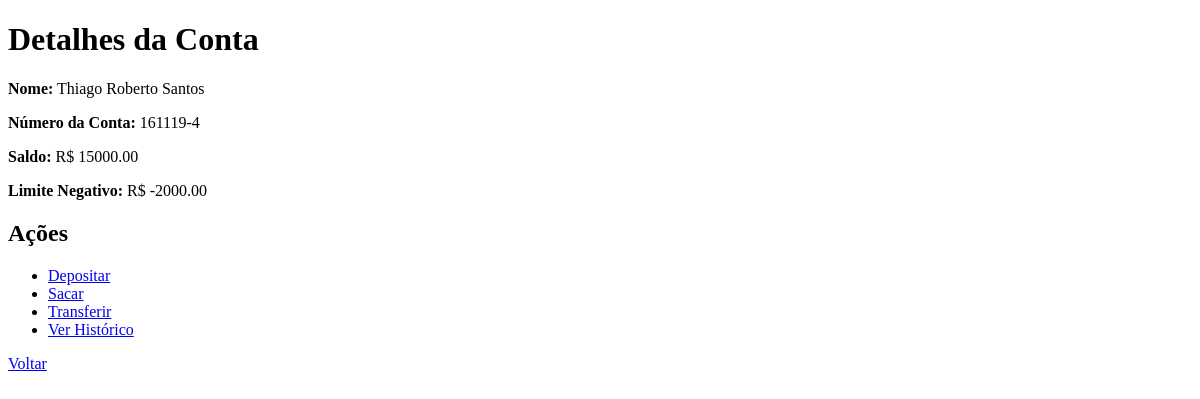
Before: /1/ with the older database file.
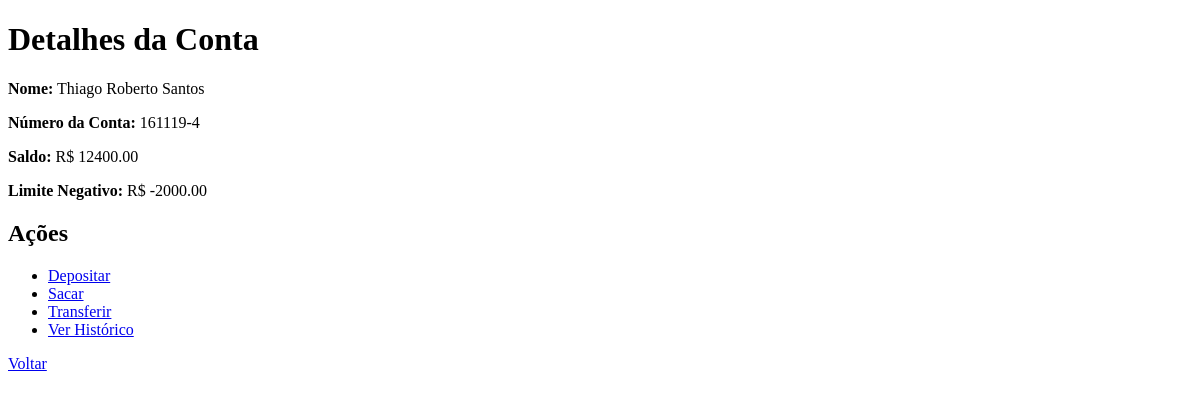
After: the same page with the newer database file.
### contas/models.py (models this page shows, shortened)
class ContaCorrente(models.Model):
    agencia = models.CharField(max_length=10)
    numero_conta = models.CharField(max_length=20, unique=True)
    titular = models.CharField(max_length=100)
    saldo = models.DecimalField(max_digits=10, decimal_places=2, default=0)
    limite_negativo = models.DecimalField(max_digits=10, decimal_places=2, default=-2000)

### contas/views.py (the view)
# urls.py: path('<int:conta_id>/', views.detalhes, name='detalhes'),  # Detalhes de uma conta específica
def detalhes(request, conta_id):
    conta = get_object_or_404(ContaCorrente, pk=conta_id)
    return render(request, 'contas/detalhes_conta_corrente.html', {'conta': conta})

### contas/templates/contas/detalhes_conta_corrente.html (shortened to what this page needs)
<!DOCTYPE html>
<html lang="en">
<head>
</head>
<body>
    <h1>Detalhes da Conta</h1>
    <p><strong>Nome:</strong> {{ conta.titular }}</p>
    <p><strong>Número da Conta:</strong> {{ conta.numero_conta }}</p>
    <p><strong>Saldo:</strong> R$ {{ conta.saldo }}</p>
    <p><strong>Limite Negativo:</strong> R$ {{ conta.limite_negativo }}</p>
    <h2>Ações</h2>
    <ul>
        <li><a href="{% url 'depositar' conta.id %}">Depositar</a></li>
        <li><a href="{% url 'sacar' conta.id %}">Sacar</a></li>
        <li><a href="{% url 'transferir' conta.id %}">Transferir</a></li>
        <li><a href="{% url 'historico' conta.id %}">Ver Histórico</a></li>
    </ul>
    <p><a href="{% url 'lista_clientes' %}">Voltar</a></p>
</body>
</html>

Changed rows visible on the page:
changed ContaCorrente "Thiago Roberto Santos": saldo "15000.00" → "12400.00"
